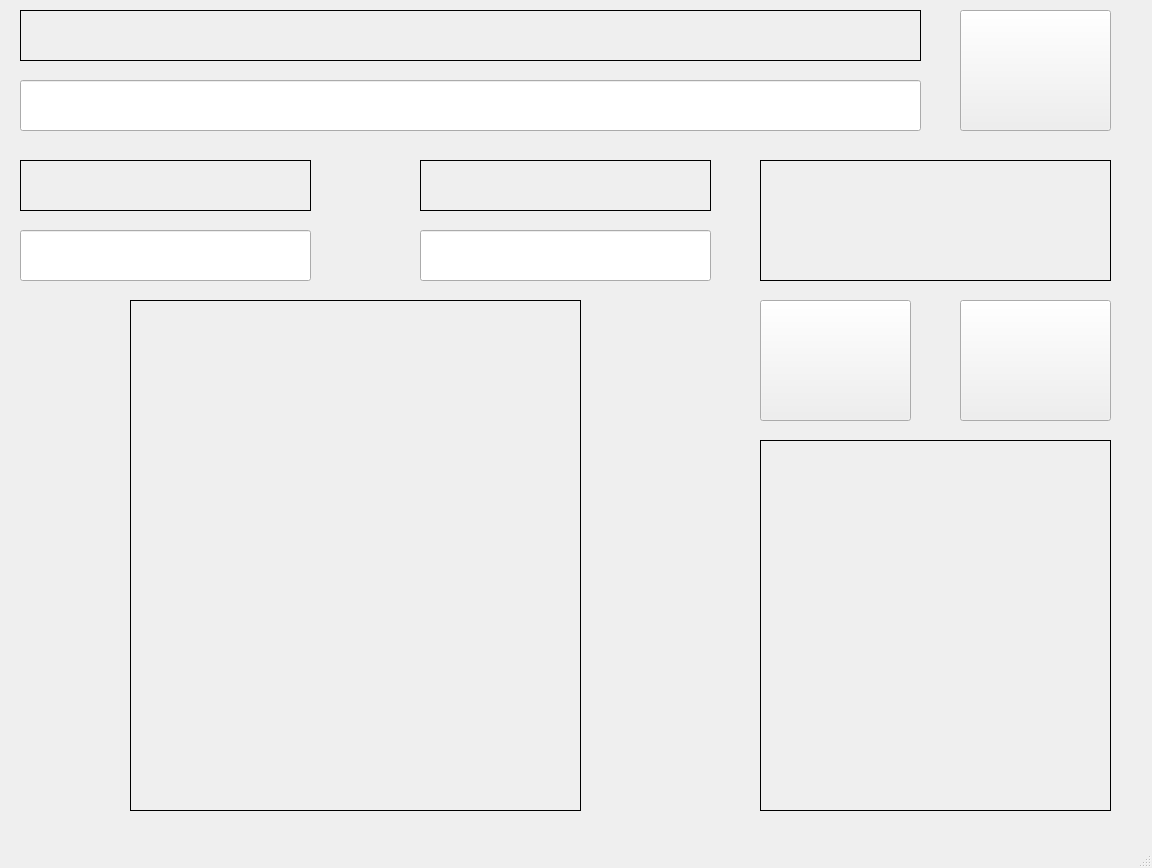
<?xml version="1.0" encoding="UTF-8"?>
<ui version="4.0">
 <class>MainWindow</class>
 <widget class="QMainWindow" name="MainWindow">
  <property name="geometry">
   <rect>
    <x>0</x>
    <y>0</y>
    <width>1152</width>
    <height>868</height>
   </rect>
  </property>
  <property name="windowTitle">
   <string>MainWindow</string>
  </property>
  <widget class="QWidget" name="centralwidget">
   <widget class="QPushButton" name="search_btn">
    <property name="geometry">
     <rect>
      <x>960</x>
      <y>10</y>
      <width>151</width>
      <height>121</height>
     </rect>
    </property>
    <property name="font">
     <font>
      <pointsize>14</pointsize>
     </font>
    </property>
    <property name="text">
     <string/>
    </property>
   </widget>
   <widget class="QLabel" name="pic_label">
    <property name="geometry">
     <rect>
      <x>130</x>
      <y>300</y>
      <width>451</width>
      <height>511</height>
     </rect>
    </property>
    <property name="font">
     <font>
      <pointsize>14</pointsize>
     </font>
    </property>
    <property name="frameShape">
     <enum>QFrame::Box</enum>
    </property>
    <property name="text">
     <string/>
    </property>
    <property name="alignment">
     <set>Qt::AlignCenter</set>
    </property>
   </widget>
   <widget class="QLineEdit" name="url_entry">
    <property name="geometry">
     <rect>
      <x>20</x>
      <y>80</y>
      <width>901</width>
      <height>51</height>
     </rect>
    </property>
    <property name="font">
     <font>
      <pointsize>14</pointsize>
     </font>
    </property>
    <property name="inputMask">
     <string/>
    </property>
    <property name="text">
     <string/>
    </property>
    <property name="alignment">
     <set>Qt::AlignCenter</set>
    </property>
    <property name="clearButtonEnabled">
     <bool>true</bool>
    </property>
   </widget>
   <widget class="QLabel" name="url_title">
    <property name="geometry">
     <rect>
      <x>20</x>
      <y>10</y>
      <width>901</width>
      <height>51</height>
     </rect>
    </property>
    <property name="font">
     <font>
      <pointsize>14</pointsize>
     </font>
    </property>
    <property name="frameShape">
     <enum>QFrame::Box</enum>
    </property>
    <property name="text">
     <string/>
    </property>
    <property name="alignment">
     <set>Qt::AlignCenter</set>
    </property>
   </widget>
   <widget class="QLabel" name="keyword_title">
    <property name="geometry">
     <rect>
      <x>20</x>
      <y>160</y>
      <width>291</width>
      <height>51</height>
     </rect>
    </property>
    <property name="font">
     <font>
      <pointsize>14</pointsize>
     </font>
    </property>
    <property name="frameShape">
     <enum>QFrame::Box</enum>
    </property>
    <property name="text">
     <string/>
    </property>
    <property name="alignment">
     <set>Qt::AlignCenter</set>
    </property>
   </widget>
   <widget class="QLineEdit" name="keyword_entry">
    <property name="geometry">
     <rect>
      <x>20</x>
      <y>230</y>
      <width>291</width>
      <height>51</height>
     </rect>
    </property>
    <property name="font">
     <font>
      <pointsize>14</pointsize>
     </font>
    </property>
    <property name="alignment">
     <set>Qt::AlignCenter</set>
    </property>
    <property name="clearButtonEnabled">
     <bool>true</bool>
    </property>
   </widget>
   <widget class="QLineEdit" name="num_entry">
    <property name="geometry">
     <rect>
      <x>420</x>
      <y>230</y>
      <width>291</width>
      <height>51</height>
     </rect>
    </property>
    <property name="font">
     <font>
      <pointsize>14</pointsize>
     </font>
    </property>
    <property name="alignment">
     <set>Qt::AlignCenter</set>
    </property>
    <property name="clearButtonEnabled">
     <bool>true</bool>
    </property>
   </widget>
   <widget class="QLabel" name="num_title">
    <property name="geometry">
     <rect>
      <x>420</x>
      <y>160</y>
      <width>291</width>
      <height>51</height>
     </rect>
    </property>
    <property name="font">
     <font>
      <pointsize>14</pointsize>
     </font>
    </property>
    <property name="frameShape">
     <enum>QFrame::Box</enum>
    </property>
    <property name="text">
     <string/>
    </property>
    <property name="alignment">
     <set>Qt::AlignCenter</set>
    </property>
   </widget>
   <widget class="QLabel" name="result_label">
    <property name="geometry">
     <rect>
      <x>760</x>
      <y>160</y>
      <width>351</width>
      <height>121</height>
     </rect>
    </property>
    <property name="font">
     <font>
      <pointsize>14</pointsize>
     </font>
    </property>
    <property name="frameShape">
     <enum>QFrame::Box</enum>
    </property>
    <property name="text">
     <string/>
    </property>
    <property name="alignment">
     <set>Qt::AlignCenter</set>
    </property>
   </widget>
   <widget class="QPushButton" name="pre_btn">
    <property name="geometry">
     <rect>
      <x>760</x>
      <y>300</y>
      <width>151</width>
      <height>121</height>
     </rect>
    </property>
    <property name="font">
     <font>
      <pointsize>14</pointsize>
     </font>
    </property>
    <property name="text">
     <string/>
    </property>
   </widget>
   <widget class="QPushButton" name="next_btn">
    <property name="geometry">
     <rect>
      <x>960</x>
      <y>300</y>
      <width>151</width>
      <height>121</height>
     </rect>
    </property>
    <property name="font">
     <font>
      <pointsize>14</pointsize>
     </font>
    </property>
    <property name="text">
     <string/>
    </property>
   </widget>
   <widget class="QLabel" name="result_label2">
    <property name="geometry">
     <rect>
      <x>760</x>
      <y>440</y>
      <width>351</width>
      <height>371</height>
     </rect>
    </property>
    <property name="font">
     <font>
      <pointsize>14</pointsize>
     </font>
    </property>
    <property name="frameShape">
     <enum>QFrame::Box</enum>
    </property>
    <property name="text">
     <string/>
    </property>
    <property name="alignment">
     <set>Qt::AlignCenter</set>
    </property>
   </widget>
  </widget>
  <widget class="QMenuBar" name="menubar">
   <property name="geometry">
    <rect>
     <x>0</x>
     <y>0</y>
     <width>1152</width>
     <height>25</height>
    </rect>
   </property>
  </widget>
  <widget class="QStatusBar" name="statusbar"/>
 </widget>
 <resources/>
 <connections/>
</ui>
